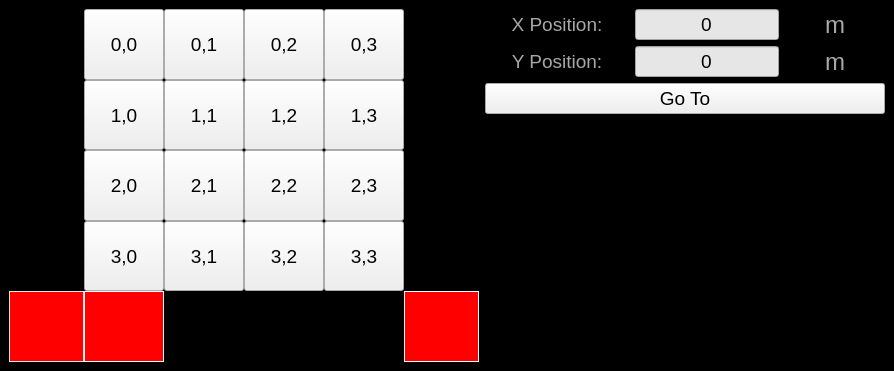
<?xml version="1.0" encoding="UTF-8"?>
<ui version="4.0">
 <class>MainWindow</class>
 <widget class="QMainWindow" name="MainWindow">
  <property name="geometry">
   <rect>
    <x>0</x>
    <y>0</y>
    <width>878</width>
    <height>371</height>
   </rect>
  </property>
  <property name="sizePolicy">
   <sizepolicy hsizetype="Fixed" vsizetype="Fixed">
    <horstretch>0</horstretch>
    <verstretch>0</verstretch>
   </sizepolicy>
  </property>
  <property name="minimumSize">
   <size>
    <width>0</width>
    <height>0</height>
   </size>
  </property>
  <property name="maximumSize">
   <size>
    <width>9999</width>
    <height>9999</height>
   </size>
  </property>
  <property name="font">
   <font>
    <pointsize>14</pointsize>
   </font>
  </property>
  <property name="windowTitle">
   <string>QR Reader</string>
  </property>
  <property name="windowIcon">
   <iconset resource="../Resources/nSOTScannerResources.qrc">
    <normaloff>:/nSOTScanner/Pictures/jj_schema.svg</normaloff>:/nSOTScanner/Pictures/jj_schema.svg</iconset>
  </property>
  <property name="styleSheet">
   <string notr="true"/>
  </property>
  <widget class="QWidget" name="centralwidget">
   <property name="sizePolicy">
    <sizepolicy hsizetype="Fixed" vsizetype="Fixed">
     <horstretch>0</horstretch>
     <verstretch>0</verstretch>
    </sizepolicy>
   </property>
   <property name="styleSheet">
    <string notr="true">#centralwidget{
background: black;
color:white
}

QLineEdit{
background: rgb(230,230,230)
}

QLabel{
color: rgb(168,168,168)
}

QTextEdit{
background: rgb(230,230,230)
}

QPushBotton{
background-color: rgb(230,230,230);
color:grey
}</string>
   </property>
   <layout class="QGridLayout" name="gridLayout_4" rowstretch="1,1,1,1" columnstretch="0,0">
    <item row="2" column="1">
     <layout class="QGridLayout" name="gridLayout" rowstretch="0" columnstretch="0"/>
    </item>
    <item row="1" column="1">
     <layout class="QVBoxLayout" name="verticalLayout_3">
      <item>
       <widget class="QPushButton" name="PushBotton_Gotobutton">
        <property name="text">
         <string>Go To</string>
        </property>
       </widget>
      </item>
     </layout>
    </item>
    <item row="0" column="1">
     <layout class="QGridLayout" name="gridLayout_3" rowstretch="1,1" columnstretch="1,1,0,0,0">
      <item row="0" column="0">
       <widget class="QLabel" name="Fix_X_Position_Label">
        <property name="enabled">
         <bool>true</bool>
        </property>
        <property name="font">
         <font>
          <pointsize>14</pointsize>
         </font>
        </property>
        <property name="layoutDirection">
         <enum>Qt::LeftToRight</enum>
        </property>
        <property name="styleSheet">
         <string notr="true"/>
        </property>
        <property name="text">
         <string>X Position:</string>
        </property>
        <property name="textFormat">
         <enum>Qt::AutoText</enum>
        </property>
        <property name="scaledContents">
         <bool>false</bool>
        </property>
        <property name="alignment">
         <set>Qt::AlignCenter</set>
        </property>
       </widget>
      </item>
      <item row="1" column="1">
       <widget class="QLineEdit" name="LineEdit_Yposition">
        <property name="font">
         <font>
          <pointsize>14</pointsize>
         </font>
        </property>
        <property name="text">
         <string>0</string>
        </property>
        <property name="alignment">
         <set>Qt::AlignCenter</set>
        </property>
       </widget>
      </item>
      <item row="1" column="0">
       <widget class="QLabel" name="fyposition">
        <property name="enabled">
         <bool>true</bool>
        </property>
        <property name="font">
         <font>
          <pointsize>14</pointsize>
         </font>
        </property>
        <property name="styleSheet">
         <string notr="true"/>
        </property>
        <property name="text">
         <string>Y Position:</string>
        </property>
        <property name="alignment">
         <set>Qt::AlignCenter</set>
        </property>
       </widget>
      </item>
      <item row="0" column="1">
       <widget class="QLineEdit" name="LineEdit_Xposition">
        <property name="font">
         <font>
          <pointsize>14</pointsize>
         </font>
        </property>
        <property name="text">
         <string>0</string>
        </property>
        <property name="alignment">
         <set>Qt::AlignCenter</set>
        </property>
       </widget>
      </item>
      <item row="0" column="2">
       <spacer name="horizontalSpacer">
        <property name="orientation">
         <enum>Qt::Horizontal</enum>
        </property>
        <property name="sizeHint" stdset="0">
         <size>
          <width>40</width>
          <height>20</height>
         </size>
        </property>
       </spacer>
      </item>
      <item row="1" column="3">
       <widget class="QLabel" name="Label_Unit2">
        <property name="font">
         <font>
          <pointsize>18</pointsize>
         </font>
        </property>
        <property name="text">
         <string>m</string>
        </property>
       </widget>
      </item>
      <item row="0" column="3">
       <widget class="QLabel" name="Label_Unit1">
        <property name="font">
         <font>
          <pointsize>18</pointsize>
         </font>
        </property>
        <property name="text">
         <string>m</string>
        </property>
       </widget>
      </item>
      <item row="0" column="4">
       <spacer name="horizontalSpacer_2">
        <property name="orientation">
         <enum>Qt::Horizontal</enum>
        </property>
        <property name="sizeHint" stdset="0">
         <size>
          <width>40</width>
          <height>20</height>
         </size>
        </property>
       </spacer>
      </item>
      <item row="1" column="2">
       <spacer name="horizontalSpacer_3">
        <property name="orientation">
         <enum>Qt::Horizontal</enum>
        </property>
        <property name="sizeHint" stdset="0">
         <size>
          <width>40</width>
          <height>20</height>
         </size>
        </property>
       </spacer>
      </item>
      <item row="1" column="4">
       <spacer name="horizontalSpacer_4">
        <property name="orientation">
         <enum>Qt::Horizontal</enum>
        </property>
        <property name="sizeHint" stdset="0">
         <size>
          <width>40</width>
          <height>20</height>
         </size>
        </property>
       </spacer>
      </item>
     </layout>
    </item>
    <item row="3" column="1">
     <layout class="QVBoxLayout" name="verticalLayout">
      <item>
       <widget class="QWidget" name="Frame_Minimap" native="true">
        <property name="minimumSize">
         <size>
          <width>400</width>
          <height>240</height>
         </size>
        </property>
        <property name="maximumSize">
         <size>
          <width>400</width>
          <height>240</height>
         </size>
        </property>
        <property name="styleSheet">
         <string notr="true">image:url(:/nSOTScanner/Pictures/map.png)
</string>
        </property>
        <widget class="QWidget" name="Frame_TFTP" native="true">
         <property name="geometry">
          <rect>
           <x>130</x>
           <y>40</y>
           <width>120</width>
           <height>120</height>
          </rect>
         </property>
         <property name="minimumSize">
          <size>
           <width>120</width>
           <height>120</height>
          </size>
         </property>
         <property name="maximumSize">
          <size>
           <width>120</width>
           <height>120</height>
          </size>
         </property>
         <property name="styleSheet">
          <string notr="true">image:url(:/nSOTScanner/Pictures/tiptf.png);background:transparent
</string>
         </property>
        </widget>
       </widget>
      </item>
     </layout>
    </item>
    <item row="0" column="0" rowspan="4">
     <layout class="QGridLayout" name="gridLayout_2" rowstretch="1,1,1,1,1" columnstretch="1,1,1,1,1,1">
      <property name="spacing">
       <number>0</number>
      </property>
      <item row="4" column="1">
       <widget class="QPushButton" name="marker1">
        <property name="enabled">
         <bool>false</bool>
        </property>
        <property name="sizePolicy">
         <sizepolicy hsizetype="Expanding" vsizetype="Expanding">
          <horstretch>0</horstretch>
          <verstretch>0</verstretch>
         </sizepolicy>
        </property>
        <property name="styleSheet">
         <string notr="true">border: 1px solid white;
 background-color: red</string>
        </property>
        <property name="text">
         <string/>
        </property>
       </widget>
      </item>
      <item row="4" column="0">
       <widget class="QPushButton" name="marker2">
        <property name="enabled">
         <bool>false</bool>
        </property>
        <property name="sizePolicy">
         <sizepolicy hsizetype="Expanding" vsizetype="Expanding">
          <horstretch>0</horstretch>
          <verstretch>0</verstretch>
         </sizepolicy>
        </property>
        <property name="minimumSize">
         <size>
          <width>75</width>
          <height>0</height>
         </size>
        </property>
        <property name="styleSheet">
         <string notr="true">border: 1px solid rgb(230,230,230);
background-color: red</string>
        </property>
        <property name="text">
         <string/>
        </property>
       </widget>
      </item>
      <item row="4" column="5">
       <widget class="QPushButton" name="marker3">
        <property name="enabled">
         <bool>false</bool>
        </property>
        <property name="sizePolicy">
         <sizepolicy hsizetype="Expanding" vsizetype="Expanding">
          <horstretch>0</horstretch>
          <verstretch>0</verstretch>
         </sizepolicy>
        </property>
        <property name="minimumSize">
         <size>
          <width>75</width>
          <height>0</height>
         </size>
        </property>
        <property name="autoFillBackground">
         <bool>false</bool>
        </property>
        <property name="styleSheet">
         <string notr="true">border: 1px solid white;
 background-color: red</string>
        </property>
        <property name="text">
         <string/>
        </property>
       </widget>
      </item>
      <item row="2" column="2">
       <widget class="QPushButton" name="PushBotton_qrcode21">
        <property name="sizePolicy">
         <sizepolicy hsizetype="Expanding" vsizetype="Expanding">
          <horstretch>0</horstretch>
          <verstretch>0</verstretch>
         </sizepolicy>
        </property>
        <property name="font">
         <font>
          <pointsize>14</pointsize>
         </font>
        </property>
        <property name="styleSheet">
         <string notr="true"/>
        </property>
        <property name="text">
         <string>2,1</string>
        </property>
       </widget>
      </item>
      <item row="3" column="4">
       <widget class="QPushButton" name="PushBotton_qrcode33">
        <property name="sizePolicy">
         <sizepolicy hsizetype="Expanding" vsizetype="Expanding">
          <horstretch>0</horstretch>
          <verstretch>0</verstretch>
         </sizepolicy>
        </property>
        <property name="font">
         <font>
          <pointsize>14</pointsize>
         </font>
        </property>
        <property name="autoFillBackground">
         <bool>false</bool>
        </property>
        <property name="styleSheet">
         <string notr="true"/>
        </property>
        <property name="text">
         <string>3,3</string>
        </property>
       </widget>
      </item>
      <item row="3" column="2">
       <widget class="QPushButton" name="PushBotton_qrcode31">
        <property name="sizePolicy">
         <sizepolicy hsizetype="Expanding" vsizetype="Expanding">
          <horstretch>0</horstretch>
          <verstretch>0</verstretch>
         </sizepolicy>
        </property>
        <property name="font">
         <font>
          <pointsize>14</pointsize>
         </font>
        </property>
        <property name="styleSheet">
         <string notr="true"/>
        </property>
        <property name="text">
         <string>3,1</string>
        </property>
       </widget>
      </item>
      <item row="0" column="2">
       <widget class="QPushButton" name="PushBotton_qrcode01">
        <property name="sizePolicy">
         <sizepolicy hsizetype="Expanding" vsizetype="Expanding">
          <horstretch>0</horstretch>
          <verstretch>0</verstretch>
         </sizepolicy>
        </property>
        <property name="font">
         <font>
          <pointsize>14</pointsize>
         </font>
        </property>
        <property name="styleSheet">
         <string notr="true"/>
        </property>
        <property name="text">
         <string>0,1</string>
        </property>
       </widget>
      </item>
      <item row="1" column="1">
       <widget class="QPushButton" name="PushBotton_qrcode10">
        <property name="sizePolicy">
         <sizepolicy hsizetype="Expanding" vsizetype="Expanding">
          <horstretch>0</horstretch>
          <verstretch>0</verstretch>
         </sizepolicy>
        </property>
        <property name="font">
         <font>
          <pointsize>14</pointsize>
         </font>
        </property>
        <property name="styleSheet">
         <string notr="true"/>
        </property>
        <property name="text">
         <string>1,0</string>
        </property>
       </widget>
      </item>
      <item row="0" column="1">
       <widget class="QPushButton" name="PushBotton_qrcode00">
        <property name="sizePolicy">
         <sizepolicy hsizetype="Expanding" vsizetype="Expanding">
          <horstretch>0</horstretch>
          <verstretch>0</verstretch>
         </sizepolicy>
        </property>
        <property name="font">
         <font>
          <pointsize>14</pointsize>
         </font>
        </property>
        <property name="autoFillBackground">
         <bool>false</bool>
        </property>
        <property name="styleSheet">
         <string notr="true"/>
        </property>
        <property name="text">
         <string>0,0</string>
        </property>
       </widget>
      </item>
      <item row="1" column="2">
       <widget class="QPushButton" name="PushBotton_qrcode11">
        <property name="sizePolicy">
         <sizepolicy hsizetype="Expanding" vsizetype="Expanding">
          <horstretch>0</horstretch>
          <verstretch>0</verstretch>
         </sizepolicy>
        </property>
        <property name="font">
         <font>
          <pointsize>14</pointsize>
         </font>
        </property>
        <property name="styleSheet">
         <string notr="true"/>
        </property>
        <property name="text">
         <string>1,1</string>
        </property>
       </widget>
      </item>
      <item row="0" column="3">
       <widget class="QPushButton" name="PushBotton_qrcode02">
        <property name="sizePolicy">
         <sizepolicy hsizetype="Expanding" vsizetype="Expanding">
          <horstretch>0</horstretch>
          <verstretch>0</verstretch>
         </sizepolicy>
        </property>
        <property name="font">
         <font>
          <pointsize>14</pointsize>
         </font>
        </property>
        <property name="contextMenuPolicy">
         <enum>Qt::PreventContextMenu</enum>
        </property>
        <property name="styleSheet">
         <string notr="true"/>
        </property>
        <property name="text">
         <string>0,2</string>
        </property>
       </widget>
      </item>
      <item row="2" column="1">
       <widget class="QPushButton" name="PushBotton_qrcode20">
        <property name="sizePolicy">
         <sizepolicy hsizetype="Expanding" vsizetype="Expanding">
          <horstretch>0</horstretch>
          <verstretch>0</verstretch>
         </sizepolicy>
        </property>
        <property name="font">
         <font>
          <pointsize>14</pointsize>
         </font>
        </property>
        <property name="styleSheet">
         <string notr="true"/>
        </property>
        <property name="text">
         <string>2,0</string>
        </property>
       </widget>
      </item>
      <item row="1" column="3">
       <widget class="QPushButton" name="PushBotton_qrcode12">
        <property name="sizePolicy">
         <sizepolicy hsizetype="Expanding" vsizetype="Expanding">
          <horstretch>0</horstretch>
          <verstretch>0</verstretch>
         </sizepolicy>
        </property>
        <property name="font">
         <font>
          <pointsize>14</pointsize>
         </font>
        </property>
        <property name="text">
         <string>1,2</string>
        </property>
       </widget>
      </item>
      <item row="2" column="3">
       <widget class="QPushButton" name="PushBotton_qrcode22">
        <property name="sizePolicy">
         <sizepolicy hsizetype="Expanding" vsizetype="Expanding">
          <horstretch>0</horstretch>
          <verstretch>0</verstretch>
         </sizepolicy>
        </property>
        <property name="font">
         <font>
          <pointsize>14</pointsize>
         </font>
        </property>
        <property name="styleSheet">
         <string notr="true"/>
        </property>
        <property name="text">
         <string>2,2</string>
        </property>
       </widget>
      </item>
      <item row="2" column="4">
       <widget class="QPushButton" name="PushBotton_qrcode23">
        <property name="sizePolicy">
         <sizepolicy hsizetype="Expanding" vsizetype="Expanding">
          <horstretch>0</horstretch>
          <verstretch>0</verstretch>
         </sizepolicy>
        </property>
        <property name="font">
         <font>
          <pointsize>14</pointsize>
         </font>
        </property>
        <property name="styleSheet">
         <string notr="true"/>
        </property>
        <property name="text">
         <string>2,3</string>
        </property>
       </widget>
      </item>
      <item row="3" column="1">
       <widget class="QPushButton" name="PushBotton_qrcode30">
        <property name="sizePolicy">
         <sizepolicy hsizetype="Expanding" vsizetype="Expanding">
          <horstretch>0</horstretch>
          <verstretch>0</verstretch>
         </sizepolicy>
        </property>
        <property name="font">
         <font>
          <pointsize>14</pointsize>
         </font>
        </property>
        <property name="styleSheet">
         <string notr="true"/>
        </property>
        <property name="text">
         <string>3,0</string>
        </property>
       </widget>
      </item>
      <item row="0" column="4">
       <widget class="QPushButton" name="PushBotton_qrcode03">
        <property name="sizePolicy">
         <sizepolicy hsizetype="Expanding" vsizetype="Expanding">
          <horstretch>0</horstretch>
          <verstretch>0</verstretch>
         </sizepolicy>
        </property>
        <property name="font">
         <font>
          <pointsize>14</pointsize>
         </font>
        </property>
        <property name="styleSheet">
         <string notr="true"/>
        </property>
        <property name="text">
         <string>0,3</string>
        </property>
       </widget>
      </item>
      <item row="1" column="4">
       <widget class="QPushButton" name="PushBotton_qrcode13">
        <property name="sizePolicy">
         <sizepolicy hsizetype="Expanding" vsizetype="Expanding">
          <horstretch>0</horstretch>
          <verstretch>0</verstretch>
         </sizepolicy>
        </property>
        <property name="font">
         <font>
          <pointsize>14</pointsize>
         </font>
        </property>
        <property name="styleSheet">
         <string notr="true"/>
        </property>
        <property name="text">
         <string>1,3</string>
        </property>
       </widget>
      </item>
      <item row="3" column="3">
       <widget class="QPushButton" name="PushBotton_qrcode32">
        <property name="sizePolicy">
         <sizepolicy hsizetype="Expanding" vsizetype="Expanding">
          <horstretch>0</horstretch>
          <verstretch>0</verstretch>
         </sizepolicy>
        </property>
        <property name="font">
         <font>
          <pointsize>14</pointsize>
         </font>
        </property>
        <property name="styleSheet">
         <string notr="true"/>
        </property>
        <property name="text">
         <string>3,2</string>
        </property>
       </widget>
      </item>
      <item row="0" column="0">
       <spacer name="verticalSpacer">
        <property name="orientation">
         <enum>Qt::Vertical</enum>
        </property>
        <property name="sizeHint" stdset="0">
         <size>
          <width>20</width>
          <height>40</height>
         </size>
        </property>
       </spacer>
      </item>
      <item row="1" column="0">
       <spacer name="verticalSpacer_2">
        <property name="orientation">
         <enum>Qt::Vertical</enum>
        </property>
        <property name="sizeHint" stdset="0">
         <size>
          <width>20</width>
          <height>40</height>
         </size>
        </property>
       </spacer>
      </item>
      <item row="2" column="0">
       <spacer name="verticalSpacer_3">
        <property name="orientation">
         <enum>Qt::Vertical</enum>
        </property>
        <property name="sizeHint" stdset="0">
         <size>
          <width>20</width>
          <height>40</height>
         </size>
        </property>
       </spacer>
      </item>
      <item row="3" column="0">
       <spacer name="verticalSpacer_4">
        <property name="orientation">
         <enum>Qt::Vertical</enum>
        </property>
        <property name="sizeHint" stdset="0">
         <size>
          <width>20</width>
          <height>40</height>
         </size>
        </property>
       </spacer>
      </item>
      <item row="3" column="5">
       <spacer name="verticalSpacer_5">
        <property name="orientation">
         <enum>Qt::Vertical</enum>
        </property>
        <property name="sizeHint" stdset="0">
         <size>
          <width>20</width>
          <height>40</height>
         </size>
        </property>
       </spacer>
      </item>
      <item row="2" column="5">
       <spacer name="verticalSpacer_6">
        <property name="orientation">
         <enum>Qt::Vertical</enum>
        </property>
        <property name="sizeHint" stdset="0">
         <size>
          <width>20</width>
          <height>40</height>
         </size>
        </property>
       </spacer>
      </item>
      <item row="1" column="5">
       <spacer name="verticalSpacer_7">
        <property name="orientation">
         <enum>Qt::Vertical</enum>
        </property>
        <property name="sizeHint" stdset="0">
         <size>
          <width>20</width>
          <height>40</height>
         </size>
        </property>
       </spacer>
      </item>
      <item row="0" column="5">
       <spacer name="verticalSpacer_8">
        <property name="orientation">
         <enum>Qt::Vertical</enum>
        </property>
        <property name="sizeHint" stdset="0">
         <size>
          <width>20</width>
          <height>40</height>
         </size>
        </property>
       </spacer>
      </item>
      <item row="4" column="2">
       <spacer name="horizontalSpacer_5">
        <property name="orientation">
         <enum>Qt::Horizontal</enum>
        </property>
        <property name="sizeHint" stdset="0">
         <size>
          <width>40</width>
          <height>20</height>
         </size>
        </property>
       </spacer>
      </item>
      <item row="4" column="3">
       <spacer name="horizontalSpacer_6">
        <property name="orientation">
         <enum>Qt::Horizontal</enum>
        </property>
        <property name="sizeHint" stdset="0">
         <size>
          <width>40</width>
          <height>20</height>
         </size>
        </property>
       </spacer>
      </item>
      <item row="4" column="4">
       <spacer name="horizontalSpacer_7">
        <property name="orientation">
         <enum>Qt::Horizontal</enum>
        </property>
        <property name="sizeHint" stdset="0">
         <size>
          <width>40</width>
          <height>20</height>
         </size>
        </property>
       </spacer>
      </item>
     </layout>
    </item>
   </layout>
  </widget>
 </widget>
 <resources>
  <include location="../Resources/nSOTScannerResources.qrc"/>
 </resources>
 <connections/>
</ui>
